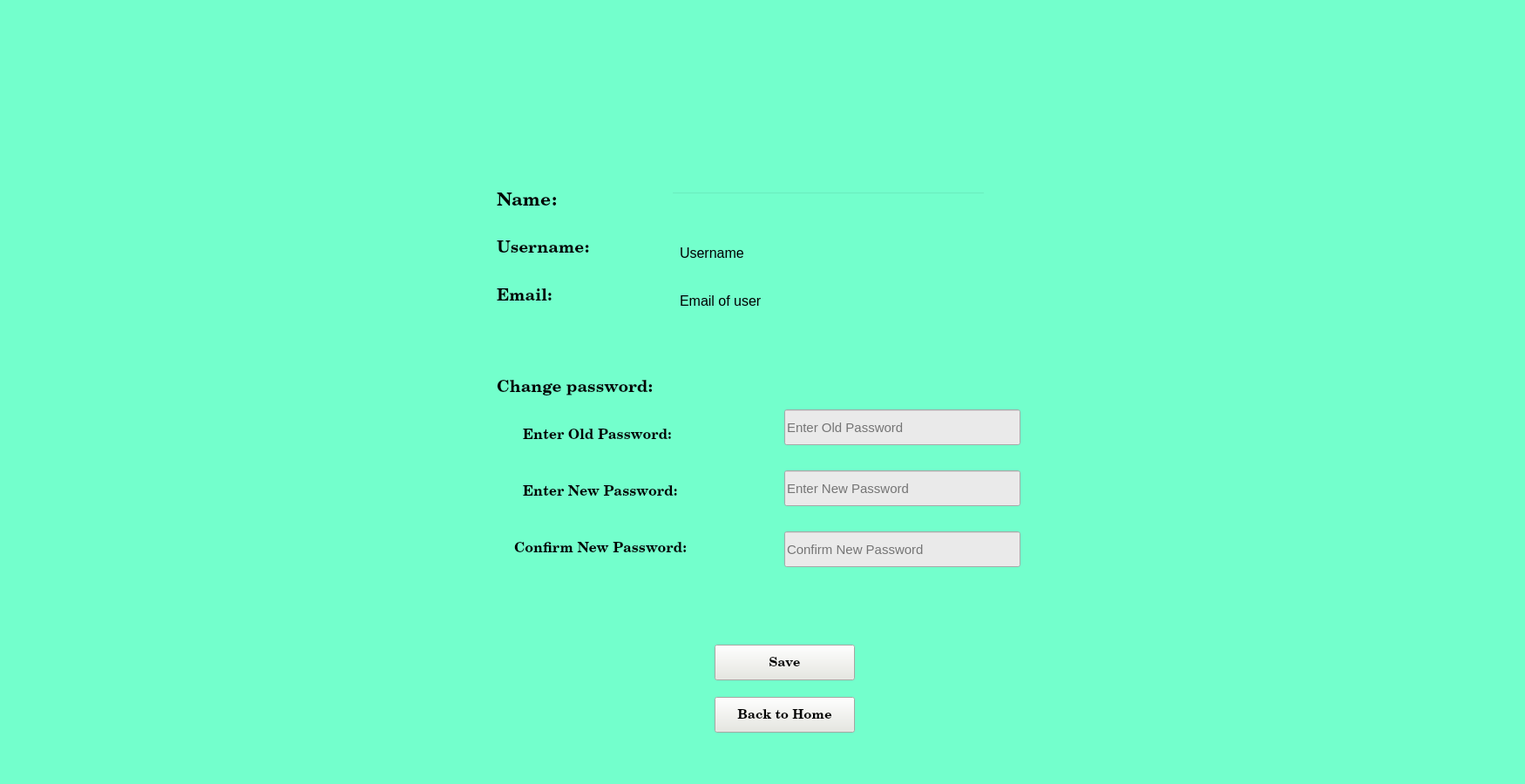
<?xml version="1.0" encoding="UTF-8"?>
<ui version="4.0">
 <class>MainWindow</class>
 <widget class="QMainWindow" name="MainWindow">
  <property name="geometry">
   <rect>
    <x>0</x>
    <y>0</y>
    <width>1750</width>
    <height>900</height>
   </rect>
  </property>
  <property name="windowTitle">
   <string>MainWindow</string>
  </property>
  <widget class="QWidget" name="centralwidget">
   <widget class="QWidget" name="widget" native="true">
    <property name="geometry">
     <rect>
      <x>0</x>
      <y>0</y>
      <width>1750</width>
      <height>900</height>
     </rect>
    </property>
    <property name="styleSheet">
     <string notr="true">background-color: rgb(255, 244, 222);
</string>
    </property>
    <widget class="QLabel" name="label_6">
     <property name="geometry">
      <rect>
       <x>0</x>
       <y>0</y>
       <width>1771</width>
       <height>931</height>
      </rect>
     </property>
     <property name="styleSheet">
      <string notr="true">background-color: rgb(115, 255, 204);</string>
     </property>
     <property name="text">
      <string/>
     </property>
     <property name="pixmap">
      <pixmap>bg.png</pixmap>
     </property>
     <property name="scaledContents">
      <bool>true</bool>
     </property>
    </widget>
    <widget class="QFrame" name="frame">
     <property name="geometry">
      <rect>
       <x>550</x>
       <y>210</y>
       <width>651</width>
       <height>451</height>
      </rect>
     </property>
     <property name="styleSheet">
      <string notr="true">background-color: rgba(255, 255, 255, 0);</string>
     </property>
     <property name="frameShape">
      <enum>QFrame::StyledPanel</enum>
     </property>
     <property name="frameShadow">
      <enum>QFrame::Raised</enum>
     </property>
     <widget class="QLabel" name="label">
      <property name="geometry">
       <rect>
        <x>20</x>
        <y>10</y>
        <width>181</width>
        <height>21</height>
       </rect>
      </property>
      <property name="font">
       <font>
        <family>Century Schoolbook</family>
        <pointsize>16</pointsize>
        <bold>true</bold>
       </font>
      </property>
      <property name="text">
       <string>Name:</string>
      </property>
     </widget>
     <widget class="QLabel" name="label_2">
      <property name="geometry">
       <rect>
        <x>20</x>
        <y>60</y>
        <width>191</width>
        <height>31</height>
       </rect>
      </property>
      <property name="font">
       <font>
        <family>Century Schoolbook</family>
        <pointsize>14</pointsize>
        <bold>true</bold>
       </font>
      </property>
      <property name="text">
       <string>Username:</string>
      </property>
     </widget>
     <widget class="QLabel" name="username">
      <property name="geometry">
       <rect>
        <x>230</x>
        <y>60</y>
        <width>321</width>
        <height>41</height>
       </rect>
      </property>
      <property name="font">
       <font>
        <pointsize>12</pointsize>
       </font>
      </property>
      <property name="cursor">
       <cursorShape>ForbiddenCursor</cursorShape>
      </property>
      <property name="text">
       <string>Username</string>
      </property>
     </widget>
     <widget class="QLabel" name="label_3">
      <property name="geometry">
       <rect>
        <x>20</x>
        <y>120</y>
        <width>191</width>
        <height>21</height>
       </rect>
      </property>
      <property name="font">
       <font>
        <family>Century Schoolbook</family>
        <pointsize>14</pointsize>
        <bold>true</bold>
       </font>
      </property>
      <property name="text">
       <string>Email:</string>
      </property>
     </widget>
     <widget class="QLabel" name="email">
      <property name="geometry">
       <rect>
        <x>230</x>
        <y>120</y>
        <width>291</width>
        <height>31</height>
       </rect>
      </property>
      <property name="font">
       <font>
        <pointsize>12</pointsize>
       </font>
      </property>
      <property name="cursor">
       <cursorShape>ForbiddenCursor</cursorShape>
      </property>
      <property name="text">
       <string>Email of user</string>
      </property>
     </widget>
     <widget class="QLabel" name="label_9">
      <property name="geometry">
       <rect>
        <x>20</x>
        <y>220</y>
        <width>241</width>
        <height>31</height>
       </rect>
      </property>
      <property name="font">
       <font>
        <family>Century Schoolbook</family>
        <pointsize>14</pointsize>
        <bold>true</bold>
       </font>
      </property>
      <property name="text">
       <string>Change password:</string>
      </property>
     </widget>
     <widget class="QLabel" name="label_10">
      <property name="geometry">
       <rect>
        <x>50</x>
        <y>270</y>
        <width>251</width>
        <height>41</height>
       </rect>
      </property>
      <property name="font">
       <font>
        <family>Century Schoolbook</family>
        <pointsize>12</pointsize>
        <bold>true</bold>
       </font>
      </property>
      <property name="text">
       <string>Enter Old Password:</string>
      </property>
     </widget>
     <widget class="QLabel" name="label_11">
      <property name="geometry">
       <rect>
        <x>50</x>
        <y>340</y>
        <width>241</width>
        <height>31</height>
       </rect>
      </property>
      <property name="font">
       <font>
        <family>Century Schoolbook</family>
        <pointsize>12</pointsize>
        <bold>true</bold>
       </font>
      </property>
      <property name="text">
       <string>Enter New Password:</string>
      </property>
     </widget>
     <widget class="QLabel" name="label_12">
      <property name="geometry">
       <rect>
        <x>40</x>
        <y>400</y>
        <width>241</width>
        <height>41</height>
       </rect>
      </property>
      <property name="font">
       <font>
        <family>Century Schoolbook</family>
        <pointsize>12</pointsize>
        <bold>true</bold>
       </font>
      </property>
      <property name="text">
       <string>Confirm New Password:</string>
      </property>
     </widget>
     <widget class="QLineEdit" name="oldpswd">
      <property name="geometry">
       <rect>
        <x>350</x>
        <y>260</y>
        <width>271</width>
        <height>41</height>
       </rect>
      </property>
      <property name="font">
       <font>
        <pointsize>11</pointsize>
       </font>
      </property>
      <property name="styleSheet">
       <string notr="true">background-color: rgb(234, 234, 234);</string>
      </property>
      <property name="echoMode">
       <enum>QLineEdit::Password</enum>
      </property>
      <property name="placeholderText">
       <string>Enter Old Password</string>
      </property>
     </widget>
     <widget class="QLineEdit" name="newpswd">
      <property name="geometry">
       <rect>
        <x>350</x>
        <y>330</y>
        <width>271</width>
        <height>41</height>
       </rect>
      </property>
      <property name="font">
       <font>
        <pointsize>11</pointsize>
       </font>
      </property>
      <property name="styleSheet">
       <string notr="true">background-color: rgb(234, 234, 234);</string>
      </property>
      <property name="echoMode">
       <enum>QLineEdit::Password</enum>
      </property>
      <property name="placeholderText">
       <string>Enter New Password</string>
      </property>
     </widget>
     <widget class="QLineEdit" name="pswdconfirm">
      <property name="geometry">
       <rect>
        <x>350</x>
        <y>400</y>
        <width>271</width>
        <height>41</height>
       </rect>
      </property>
      <property name="font">
       <font>
        <pointsize>11</pointsize>
       </font>
      </property>
      <property name="styleSheet">
       <string notr="true">background-color: rgb(234, 234, 234);</string>
      </property>
      <property name="echoMode">
       <enum>QLineEdit::Password</enum>
      </property>
      <property name="placeholderText">
       <string>Confirm New Password</string>
      </property>
     </widget>
     <widget class="QLineEdit" name="name">
      <property name="geometry">
       <rect>
        <x>220</x>
        <y>10</y>
        <width>361</width>
        <height>41</height>
       </rect>
      </property>
      <property name="font">
       <font>
        <pointsize>12</pointsize>
       </font>
      </property>
     </widget>
     <widget class="QLabel" name="incrrctpswd">
      <property name="geometry">
       <rect>
        <x>350</x>
        <y>300</y>
        <width>281</width>
        <height>31</height>
       </rect>
      </property>
      <property name="styleSheet">
       <string notr="true">color: rgb(255, 0, 0);</string>
      </property>
      <property name="text">
       <string/>
      </property>
      <property name="alignment">
       <set>Qt::AlignCenter</set>
      </property>
     </widget>
    </widget>
    <widget class="QLabel" name="label_5">
     <property name="geometry">
      <rect>
       <x>870</x>
       <y>70</y>
       <width>131</width>
       <height>111</height>
      </rect>
     </property>
     <property name="styleSheet">
      <string notr="true">background-color: rgba(255, 255, 255,0);</string>
     </property>
     <property name="text">
      <string/>
     </property>
     <property name="pixmap">
      <pixmap>p1.png</pixmap>
     </property>
     <property name="scaledContents">
      <bool>true</bool>
     </property>
     <property name="alignment">
      <set>Qt::AlignCenter</set>
     </property>
    </widget>
    <widget class="QPushButton" name="save">
     <property name="geometry">
      <rect>
       <x>820</x>
       <y>740</y>
       <width>161</width>
       <height>41</height>
      </rect>
     </property>
     <property name="font">
      <font>
       <family>Century Schoolbook</family>
       <pointsize>11</pointsize>
       <bold>true</bold>
      </font>
     </property>
     <property name="cursor">
      <cursorShape>PointingHandCursor</cursorShape>
     </property>
     <property name="styleSheet">
      <string notr="true">background-color: rgb(231, 232, 225);</string>
     </property>
     <property name="text">
      <string>Save</string>
     </property>
    </widget>
    <widget class="QPushButton" name="backtohomepage">
     <property name="geometry">
      <rect>
       <x>820</x>
       <y>800</y>
       <width>161</width>
       <height>41</height>
      </rect>
     </property>
     <property name="font">
      <font>
       <family>Century Schoolbook</family>
       <pointsize>11</pointsize>
       <bold>true</bold>
      </font>
     </property>
     <property name="cursor">
      <cursorShape>PointingHandCursor</cursorShape>
     </property>
     <property name="styleSheet">
      <string notr="true">background-color: rgb(231, 232, 225);</string>
     </property>
     <property name="text">
      <string>Back to Home</string>
     </property>
    </widget>
    <widget class="QLabel" name="pswderror">
     <property name="geometry">
      <rect>
       <x>860</x>
       <y>670</y>
       <width>341</width>
       <height>21</height>
      </rect>
     </property>
     <property name="styleSheet">
      <string notr="true">background-color: rgba(255, 255, 255, 0);
color: rgb(255, 0, 0);</string>
     </property>
     <property name="text">
      <string/>
     </property>
     <property name="alignment">
      <set>Qt::AlignCenter</set>
     </property>
    </widget>
   </widget>
  </widget>
 </widget>
 <resources>
  <include location="icons.qrc"/>
 </resources>
 <connections/>
</ui>
